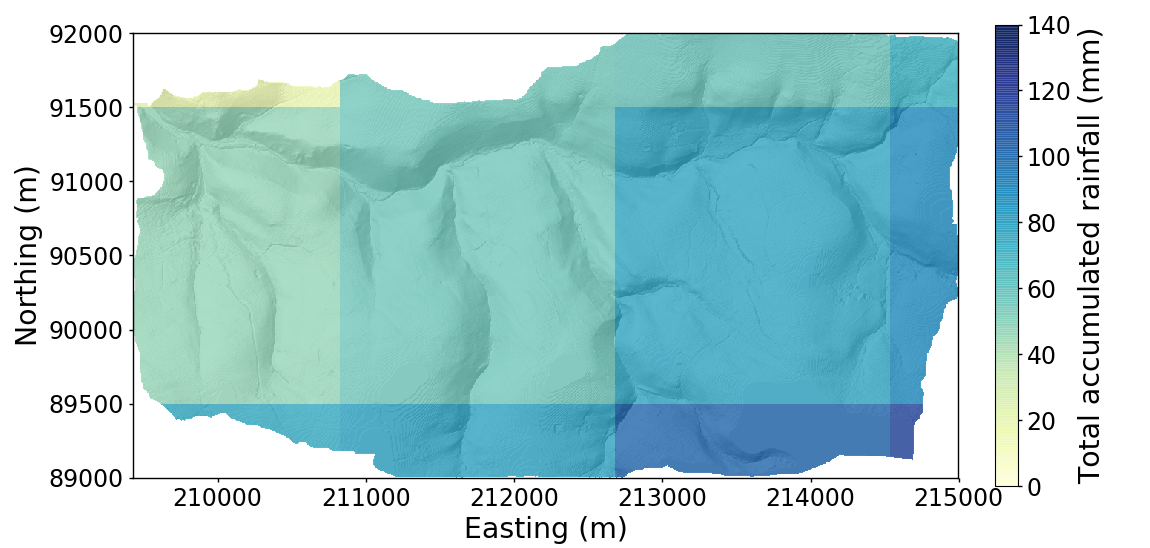

The script that drew this image:
#!/usr/bin/env python2
# -*- coding: utf-8 -*-
"""
Created on Tue Jan 31 11:47:22 2017

An example of using the LSDMapArtist to create drape plots

@author: dav
"""

import matplotlib.cm as cm
from LSDMapArtist.drapeplot import DrapeAxes
from LSDPlottingTools import colours as lsdcolours
from LSDPlottingTools import init_plotting_DV

init_plotting_DV()
#Directory = "/mnt/SCRATCH/Dev/LSDMappingTools/test_rasters/peak_flow_rasters/"
Directory = "/mnt/SCRATCH/Analyses/HydrogeomorphPaper/rainfall_maps/Boscastle_cumulative/"
#Directory = "/mnt/SCRATCH/Analyses/HydrogeomorphPaper/erode_diff/Difference_UNIFORM_GRIDDED/"
#Directory = "/mnt/SCRATCH/Analyses/HydrogeomorphPaper/erode_diff/test_raster_diff_func/"
BackgroundRasterName = "BoscastleElevations0.asc"
#DrapeRasterName = "BoscastleElevDiff_UNIFORM_TLIM.bil"
DrapeRasterName = "rainfall_totals_boscastle_downscaled.asc"

# Standard colourmap
Colourmap = "YlGnBu"

#Non-linear colourmap
##ColourLevels = lsdcolours.nonlinear_colourmap.create_levels(-3.0, 3.0, -0.2, 0.2, -0.5, 0.5)
##Colourmap = lsdcolours.nonlinear_colourmap("seismic", ColourLevels)

# Transformed colourmap
#c = lsdcolours.TransformedColourmap(lambda x: x/2+0.5, cm.jet)

drape_min_threshold = None
drape_max_threshold = None
colourbar_label = "Total accumulated rainfall (mm)"

#raster = BaseRaster(RasterName, DataDirectory)
dp = DrapeAxes(DrapeRasterName, BackgroundRasterName, Directory,
                      Colourmap, background_type="Hillshade", 
                      show_background_colourbar=False,
                      colourbar_label=colourbar_label, drape_alpha=0.8,
                      clip_to_background=True,
                      vmin=0,vmax=140
                      )
                      #colourbar_norm_type="SymLogNorm")
dp.set_subplot_labels("")

# Customise the DrapePlot
#dp.make_drape_colourbar(cbar_label=colourbar_label)
#dp.set_fig_axis_labels()

dp.show_plot()
